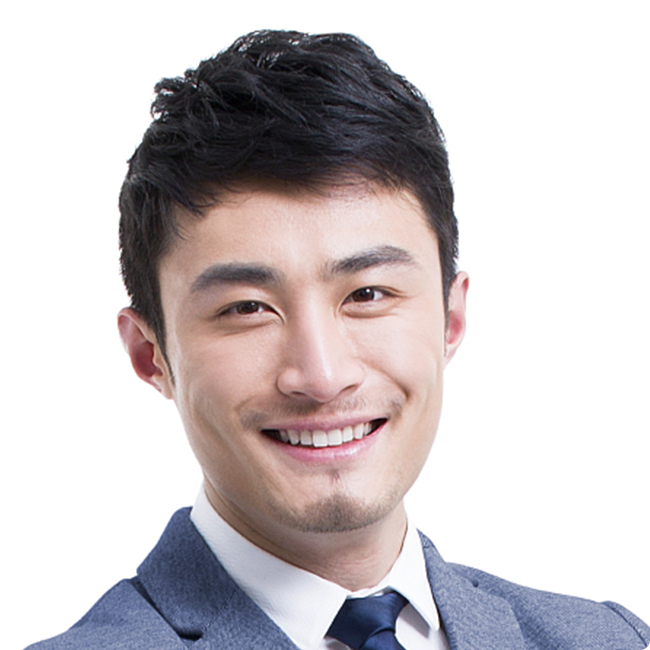
#> input picture face.jpg, 650 x 650 px; the run also reads 1 picture not shown here
$ python demo10.py
#> lines starting #> are read from the running program, lines starting #| are printed output that depends on the picture; after the words box and inside, x2 and y2 are one past the last pixel; in counts of white or black regions, pixels touching at a corner belong together; pictures that were not available may be replaced by others from this repository, and a replacement may not be noted
#> further down, faceImg is the input picture: shape (650, 650, 3); mean B, G, R 198.3, 196.3, 202.9
import cv2
import numpy as np


class Detect:
    def __init__(self):
        # 创建级联分类器，用于检测人脸
        self.classifier = cv2.CascadeClassifier()
        # 加载特征文件
        # path = cv2.data.haarcascades + "haarcascade_eye.xml"
        path = cv2.data.haarcascades + "haarcascade_frontalface_alt.xml"
        self.classifier.load(path)
        pass

    def detectFace(self, faceImg):
        # 检测人脸，返回包含人脸矩形区域的列表
        face_rects = self.classifier.detectMultiScale(faceImg)
#> face_rects = [[135, 162, 350, 350]]

        for rect in face_rects:
            x, y, w, h = rect
            cv2.rectangle(faceImg, (x, y), (x + w, y + h), (255, 0, 0), 2)
            pass
#> this loop made 1 pass
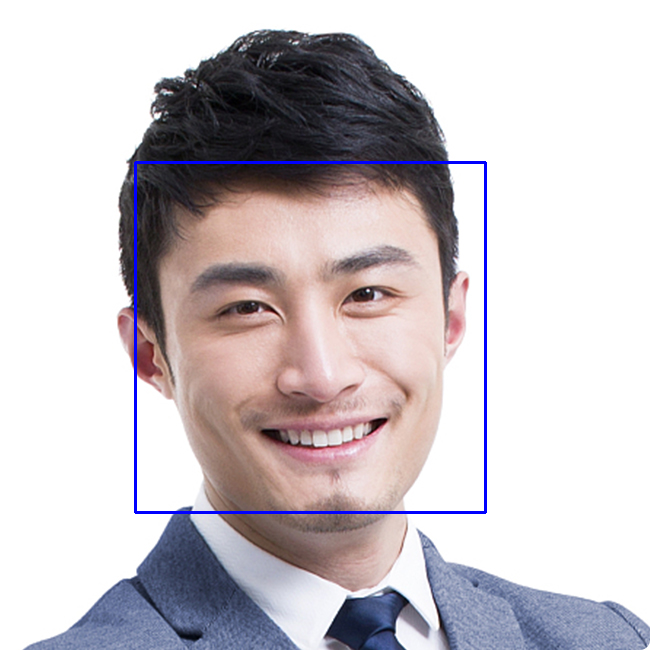
#> faceImg: shape (650, 650, 3); 0.99% of pixels changed, all inside (x1, y1, x2, y2) = (134, 161, 487, 514)

        return face_rects


if __name__ == '__main__':
    faceImg = cv2.imread("face.jpg")
    cap = cv2.VideoCapture(0)

    logo = cv2.imread("logo.jpg")

    detect = Detect()
    while cap.isOpened():
        ret, frame = cap.read()
        face_rects = detect.detectFace(frame)
#> face_rects = [[135, 162, 350, 350]]

        if len(face_rects) == 0: continue

        x, y, w, h = face_rects[0]
#> x = 135; y = 162; w = 350; h = 350
        lh, lw, lc = logo.shape
#> lh = 650; lw = 650; lc = 3
        ratio = lh / lw
#> ratio = 1
        slw = w
#> slw = 350
        slh = int(ratio * w)
#> slh = 350
        slogo = cv2.resize(logo, (slw, slh))

        slogo_gray = cv2.cvtColor(slogo, cv2.COLOR_BGR2GRAY)
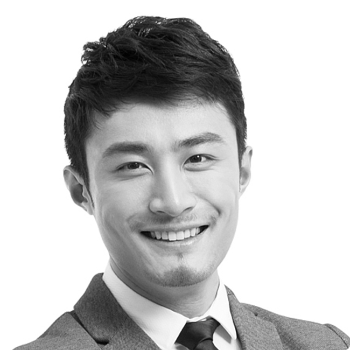
#> slogo_gray: shape (350, 350); min 1, max 255, mean 198.4

        # 阈值处理
        retval, slogo_binary = cv2.threshold(slogo_gray, 180, 255, cv2.THRESH_BINARY + cv2.THRESH_OTSU)
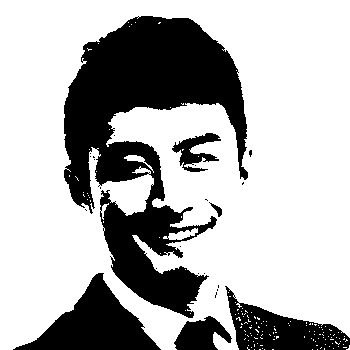
#> slogo_binary: shape (350, 350); 70.3% white; 24 black regions (18 under 20 px)
#> retval = 167

        # 查找轮廓
        contours, hierarchy = cv2.findContours(slogo_binary, mode=cv2.RETR_TREE, method=cv2.CHAIN_APPROX_SIMPLE)
#> contours = 191 contours, 184 with area under 20; largest, box (x1, y1, x2, y2) and area: (0, 0, 350, 350) 111528, (63, 15, 249, 319) 26828, (171, 132, 222, 173) 950, (163, 228, 198, 240) 167, (124, 155, 154, 173) 94, (209, 202, 223, 218) 83, (248, 149, 253, 158) 24

        # 生成一个背景是黑色的图像
        mask = np.zeros_like(slogo_binary)

        # 绘制轮廓
        cv2.drawContours(mask, contours, 1, 255, -1)
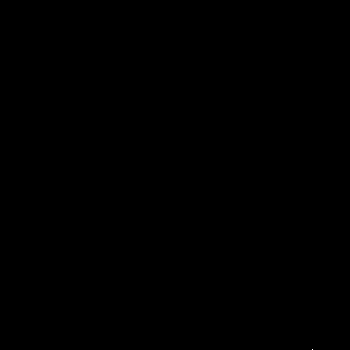
#> mask: shape (350, 350); 0% white in thin lines or dots, all inside (x1, y1, x2, y2) = (312, 349, 313, 350)

        if y - slh <= 0 or x <= 0: continue
        faceImg = cv2.resize(frame, (slw, slh))

        # 实现只绘制二值图的白色部分对应的图像
        for i in range(slh):
            for j in range(slw):
                if mask[i, j] == 255:
                    frame[y - slh + i, x + j] = slogo[i, j]

        cv2.imshow("face", frame)
        keycode = cv2.waitKey(50)

        if keycode == ord('q') or keycode == ord('Q'):
            break

    cap.release()
    cv2.destroyAllWindows()
